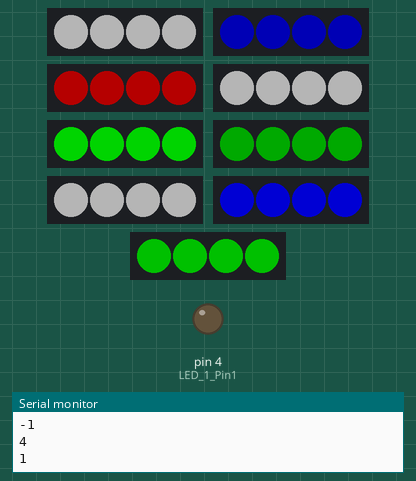
This sketch was run on a simulated Arduino Uno, built with avr-gcc and run on an emulated ATmega328P. On the bench: 9 × 4 RGB LEDs in strip order, left to right, output pins drawn as LEDs (lit = HIGH), the last lines printed to the serial monitor. Dim RGB values are drawn brighter than linear; colours are those a GRB WS2812 strip shows for the declared byte order; random numbers use the default seed unless the sketch sets one.

Above: at 0.1 s.
At 10.1 s:
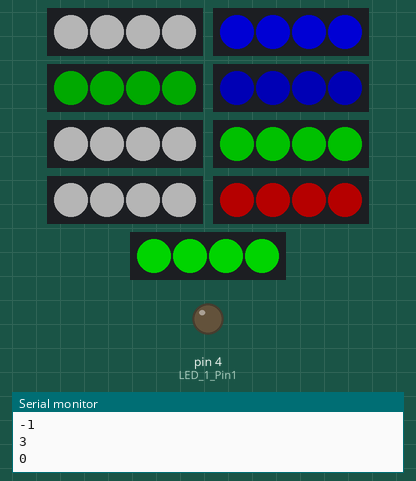
At 20.1 s:
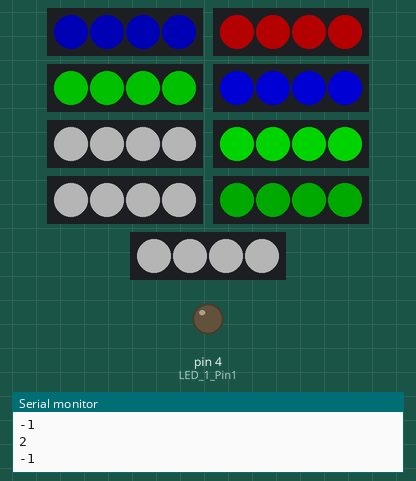
At 30.1 s:
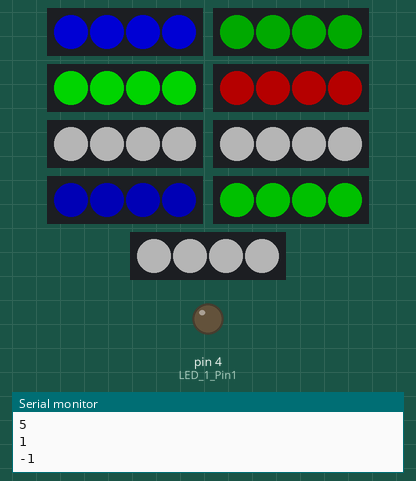
Timing chart, 0 to 31.6 s (numbered marks = the images above):
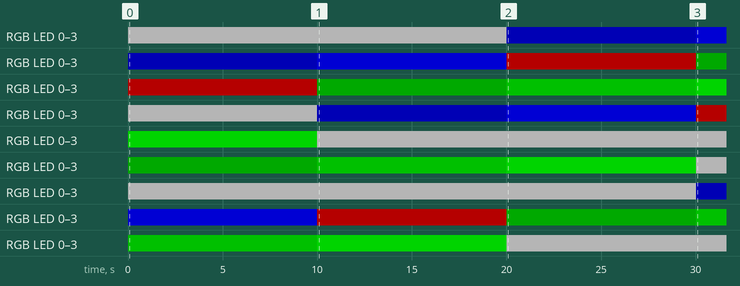

Measured:
- by itself, RGB LED 0–3: off → RGB(64, 64, 64) at 0.01 s, → RGB(0, 0, 64) 20.0 s later, → RGB(0, 0, 128) 10.0 s later
- by itself, RGB LED 0–3: off → RGB(0, 0, 64) at 0.01 s, → RGB(0, 0, 128) 10.0 s later, → RGB(64, 0, 0) 10.0 s later, → RGB(0, 44, 0) 10.0 s later
- by itself, RGB LED 0–3: off → RGB(64, 0, 0) at 0.01 s, → RGB(0, 44, 0) 10.0 s later, → RGB(0, 84, 0) 10.0 s later, → RGB(0, 128, 0) 10.0 s later
- by itself, RGB LED 0–3: off → RGB(64, 64, 64) at 0.01 s, → RGB(0, 0, 64) 10.0 s later, → RGB(0, 0, 128) 10.0 s later, → RGB(64, 0, 0) 10.0 s later
- by itself, RGB LED 0–3: off → RGB(0, 128, 0) at 0.01 s, → RGB(64, 64, 64) 10.0 s later
- by itself, RGB LED 0–3: off → RGB(0, 44, 0) at 0.01 s, → RGB(0, 84, 0) 10.0 s later, → RGB(0, 128, 0) 10.0 s later, → RGB(64, 64, 64) 10.0 s later
- by itself, RGB LED 0–3: off → RGB(64, 64, 64) at 0.01 s, → RGB(0, 0, 64) 30.0 s later
- by itself, RGB LED 0–3: off → RGB(0, 0, 128) at 0.01 s, → RGB(64, 0, 0) 10.0 s later, → RGB(0, 44, 0) 10.0 s later, → RGB(0, 84, 0) 10.0 s later

The sketch:

Light_Show_Game_Code_v2.ino
```cpp
//Score display output
// 100s digit
const int LED_1_Pin1 = 4;
const int LED_1_Pin2 = 5;
const int LED_1_Pin3 = 6;
const int LED_1_Pin4 = 7;
const int LED_1_Pin5 = 8;
const int LED_1_Pin6 = 9;
const int LED_1_Pin7 = 10;

// 10s digit
const int LED_2_Pin1 = 0;
const int LED_2_Pin2 = 0;
const int LED_2_Pin3 = 0;
const int LED_2_Pin4 = 0;
const int LED_2_Pin5 = 0;
const int LED_2_Pin6 = 0;
const int LED_2_Pin7 = 0;

// 1s digit
const int LED_3_Pin1 = 0;
const int LED_3_Pin2 = 0;
const int LED_3_Pin3 = 0;
const int LED_3_Pin4 = 0;
const int LED_3_Pin5 = 0;
const int LED_3_Pin6 = 0;
const int LED_3_Pin7 = 0;


int LED_1_Array[10][7] = {{LED_1_Pin2,LED_1_Pin3,LED_1_Pin4,LED_1_Pin5,LED_1_Pin6,LED_1_Pin7, 0}, {LED_1_Pin4,LED_1_Pin7, 0, 0, 0 ,0 ,0}, {LED_1_Pin3,LED_1_Pin4,LED_1_Pin1,LED_1_Pin5,LED_1_Pin6, 0, 0}, {LED_1_Pin3,LED_1_Pin4,LED_1_Pin1,LED_1_Pin7,LED_1_Pin6, 0, 0},
               {LED_1_Pin2,LED_1_Pin1,LED_1_Pin4,LED_1_Pin7, 0, 0, 0}, {LED_1_Pin3,LED_1_Pin2,LED_1_Pin1,LED_1_Pin7,LED_1_Pin6, 0, 0}, {LED_1_Pin1,LED_1_Pin2,LED_1_Pin3,LED_1_Pin5,LED_1_Pin6,LED_1_Pin7, 0}, {LED_1_Pin3,LED_1_Pin4,LED_1_Pin7, 0, 0, 0, 0},
               {LED_1_Pin1,LED_1_Pin2,LED_1_Pin3,LED_1_Pin4,LED_1_Pin5,LED_1_Pin6,LED_1_Pin7}, {LED_1_Pin1,LED_1_Pin2,LED_1_Pin3,LED_1_Pin4, LED_1_Pin6, LED_1_Pin7, 0}};

int LED_2_Array[10][7] = {{LED_2_Pin2,LED_2_Pin3,LED_2_Pin4,LED_2_Pin5,LED_2_Pin6,LED_2_Pin7, 0}, {LED_2_Pin4,LED_2_Pin7, 0, 0 ,0 ,0 ,0}, {LED_2_Pin3,LED_2_Pin4,LED_2_Pin1,LED_2_Pin5,LED_2_Pin6, 0, 0}, {LED_2_Pin3,LED_2_Pin4,LED_2_Pin1,LED_2_Pin7,LED_2_Pin6, 0, 0},
               {LED_2_Pin2,LED_2_Pin1,LED_2_Pin4,LED_2_Pin7, 0, 0, 0}, {LED_2_Pin3,LED_2_Pin2,LED_2_Pin1,LED_2_Pin7,LED_2_Pin6, 0, 0}, {LED_2_Pin1,LED_2_Pin2,LED_2_Pin3,LED_2_Pin5,LED_2_Pin6,LED_2_Pin7, 0}, {LED_2_Pin3,LED_2_Pin4,LED_2_Pin7, 0, 0, 0, 0},
               {LED_2_Pin1,LED_2_Pin2,LED_2_Pin3,LED_2_Pin4,LED_2_Pin5,LED_2_Pin6,LED_2_Pin7}, {LED_2_Pin1,LED_2_Pin2,LED_2_Pin3,LED_2_Pin4, LED_2_Pin6, LED_2_Pin7, 0}};

int LED_3_Array[10][7] = {{LED_3_Pin2,LED_3_Pin3,LED_3_Pin4,LED_3_Pin5,LED_3_Pin6,LED_3_Pin7, 0}, {LED_3_Pin4,LED_3_Pin7, 0, 0, 0, 0, 0}, {LED_3_Pin3,LED_3_Pin4,LED_3_Pin1,LED_3_Pin5,LED_3_Pin6, 0, 0}, {LED_3_Pin3,LED_3_Pin4,LED_3_Pin1,LED_3_Pin7,LED_3_Pin6, 0, 0},
               {LED_3_Pin2,LED_3_Pin1,LED_3_Pin4,LED_3_Pin7, 0, 0, 0}, {LED_3_Pin3,LED_3_Pin2,LED_3_Pin1,LED_3_Pin7,LED_3_Pin6, 0, 0}, {LED_3_Pin1,LED_3_Pin2,LED_3_Pin3,LED_3_Pin5,LED_3_Pin6,LED_3_Pin7, 0}, {LED_3_Pin3,LED_3_Pin4,LED_3_Pin7, 0, 0, 0, 0},
               {LED_3_Pin1,LED_3_Pin2,LED_3_Pin3,LED_3_Pin4,LED_3_Pin5,LED_3_Pin6,LED_3_Pin7}, {LED_3_Pin1,LED_3_Pin2,LED_3_Pin3,LED_3_Pin4, LED_3_Pin6, LED_3_Pin7, 0}};

//LED setup
#include "FastLED.h"

#define NUM_LEDS 4
#define NUM_STRIPS 9

CRGB leds[NUM_LEDS];
CLEDController *controllers[NUM_STRIPS];
uint8_t gBrightness = 128;
uint8_t offBrightness = 0;

const int pixel1 = 5;
const int pixel2 = 6;
const int pixel3 = 7;
const int pixel4 = 8;
const int pixel5 = 9;
const int pixel6 = 10;
const int pixel7 = 11;
const int pixel8 = 12;
const int pixel9 = 13;


//Capacitive setup

#include <CapacitiveSensor.h>

const unsigned char cap_base = 12;
const unsigned char cap_11 = 2;
const unsigned char cap_12 = 3;
const unsigned char cap_13 = 4;
const unsigned char cap_21 = 5;
const unsigned char cap_22 = 6;
const unsigned char cap_23 = 7;
const unsigned char cap_31 = 8;
const unsigned char cap_32 = 9;
const unsigned char cap_33 = 10;

int threshold = 100;             // Increase/decrease threshold as needed

boolean my_boolean_array[9] = {false,false,false,false,false,false,false,false,false};
long button_state[9];

CapacitiveSensor   cs_12_2 = CapacitiveSensor(cap_base, cap_11);
CapacitiveSensor   cs_12_3 = CapacitiveSensor(cap_base, cap_12);        // second 1st # is send pin, 2nd # is receive
CapacitiveSensor   cs_12_4 = CapacitiveSensor(cap_base, cap_13);
CapacitiveSensor   cs_12_5 = CapacitiveSensor(cap_base, cap_21);
CapacitiveSensor   cs_12_6 = CapacitiveSensor(cap_base, cap_22);
CapacitiveSensor   cs_12_7 = CapacitiveSensor(cap_base, cap_23);
CapacitiveSensor   cs_12_8 = CapacitiveSensor(cap_base, cap_31);
CapacitiveSensor   cs_12_9 = CapacitiveSensor(cap_base, cap_32);
CapacitiveSensor   cs_12_10 = CapacitiveSensor(cap_base, cap_33);


//Board setup

const int width = 3;
const int height = 3;
const int num_colors = 6;

const int score_add = 1;
const int score_subtract = 1;
int multiplier = 1;

int led_states[width][height];
int led_pins[width][height];
bool capacitive_values[width][height];
int rainbow[num_colors][2];//set of length 2 arrays defining which pixels are which color. Colors are: roygbp
const int color_red = 0;
const int color_orange = 1;
const int color_yellow = 2;
const int color_green = 3;
const int color_blue = 4;
const int color_purple = 5;
const int background = -1;
const int color_black = 6;
long int score = 0;

void setup() {
  // put your setup code here, to run once:
  Serial.begin(9600);
  //Capacitance calibration
  cs_12_2.set_CS_AutocaL_Millis(0xFFFFFFFF);  //Calibrate the sensor...
  cs_12_3.set_CS_AutocaL_Millis(0xFFFFFFFF);
  cs_12_4.set_CS_AutocaL_Millis(0xFFFFFFFF);
  cs_12_5.set_CS_AutocaL_Millis(0xFFFFFFFF);
  cs_12_6.set_CS_AutocaL_Millis(0xFFFFFFFF);
  cs_12_7.set_CS_AutocaL_Millis(0xFFFFFFFF);
  cs_12_8.set_CS_AutocaL_Millis(0xFFFFFFFF);
  cs_12_9.set_CS_AutocaL_Millis(0xFFFFFFFF);
  cs_12_10.set_CS_AutocaL_Millis(0xFFFFFFFF);

  //LED initialization
  FastLED.setMaxPowerInVoltsAndMilliamps(5,500);
  controllers[0] = &FastLED.addLeds<WS2812,pixel1>(leds, NUM_LEDS);
  controllers[1] = &FastLED.addLeds<WS2812,pixel2>(leds, NUM_LEDS);
  controllers[2] = &FastLED.addLeds<WS2812,pixel3>(leds, NUM_LEDS);
  controllers[3] = &FastLED.addLeds<WS2812,pixel4>(leds, NUM_LEDS);
  controllers[4] = &FastLED.addLeds<WS2812,pixel5>(leds, NUM_LEDS);
  controllers[5] = &FastLED.addLeds<WS2812,pixel6>(leds, NUM_LEDS);
  controllers[6] = &FastLED.addLeds<WS2812,pixel7>(leds, NUM_LEDS);
  controllers[7] = &FastLED.addLeds<WS2812,pixel8>(leds, NUM_LEDS);
  controllers[8] = &FastLED.addLeds<WS2812,pixel9>(leds, NUM_LEDS);

  //Score display initialization
  pinMode(LED_1_Pin1, OUTPUT);
  pinMode(LED_1_Pin2, OUTPUT);
  pinMode(LED_1_Pin3, OUTPUT);
  pinMode(LED_1_Pin4, OUTPUT);
  pinMode(LED_1_Pin5, OUTPUT);
  pinMode(LED_1_Pin6, OUTPUT);
  pinMode(LED_1_Pin7, OUTPUT);
  pinMode(LED_2_Pin1, OUTPUT);
  pinMode(LED_2_Pin2, OUTPUT);
  pinMode(LED_2_Pin3, OUTPUT);
  pinMode(LED_2_Pin4, OUTPUT);
  pinMode(LED_2_Pin5, OUTPUT);
  pinMode(LED_2_Pin6, OUTPUT);
  pinMode(LED_2_Pin7, OUTPUT);
  pinMode(LED_3_Pin1, OUTPUT);
  pinMode(LED_3_Pin2, OUTPUT);
  pinMode(LED_3_Pin3, OUTPUT);
  pinMode(LED_3_Pin4, OUTPUT);
  pinMode(LED_3_Pin5, OUTPUT);
  pinMode(LED_3_Pin6, OUTPUT);
  pinMode(LED_3_Pin7, OUTPUT);

  //General initialization
  initialize_rainbow();
  set_states();
}

void loop() {
  // put your main code here, to run repeatedly:

  for(int i = 0; i < 3; i++){
    for(int j = 0; j < 3; j++){
      Serial.println(led_states[i][j]);
    }
  }

  set_display();

  delay(10000);

  update_leds();
  set_states();
  set_display();

  /*touch_update();

  touch_check();

  show_score(score);*/

}

void update_leds(){//verified
  //shifts all leds one color forward
  //add new led to the end of array

  //define a value temp
  int temp[2];
  bool duplicate = true;
  while(duplicate){
    //assign a random value to "temp"
    temp[0] = random(0,width);
    temp[1] = random(0,height);

    //check if "temp" is already in "rainbow"
    duplicate = false;
    for(int i = 0; i<num_colors; i++){
      if(temp[0] == rainbow[i][0] && temp[1] == rainbow[i][1]){
        duplicate = true;
      }
    }
  }

  //shift all leds on color forward
  for(int i = 0; i<num_colors - 1; i++){
    rainbow[i][0] = rainbow[i+1][0];
    rainbow[i][1] = rainbow[i+1][1];
  }

  //add "temp" to end of rainbow
  rainbow[num_colors-1][0] = temp[0];
  rainbow[num_colors-1][1] = temp[1];
}


void led_display(int intensity, int color, int x_coord, int y_coord){//verified
  //light the LED at (x,y) with a defined intensity and color
  int i = x_coord + y_coord*width;
  switch (color){
    case(color_red):
      fill_solid(leds, NUM_LEDS, CRGB::Red);
      controllers[i]->showLeds(gBrightness);
      break;

    case(color_orange):
      fill_solid(leds, NUM_LEDS, CRGB::Red);
      controllers[i]->showLeds(84);
      break;

    case(color_yellow):
      fill_solid(leds, NUM_LEDS, CRGB::Red);
      controllers[i]->showLeds(44);
      break;

    case(color_green):
      fill_solid(leds, NUM_LEDS, CRGB::Green);
      controllers[i]->showLeds(gBrightness);
      break;

    case(color_blue):
      fill_solid(leds, NUM_LEDS, CRGB::Blue);
      controllers[i]->showLeds(gBrightness);
      break;

    case(color_purple):
      fill_solid(leds, NUM_LEDS, CRGB::Blue);
      controllers[i]->showLeds(64);
      break;

    case(background):
      fill_solid(leds, NUM_LEDS, CRGB::White);
      controllers[i]->showLeds(64);
      break;

    case(color_black):
      fill_solid(leds, NUM_LEDS, CRGB::Black);
      controllers[i]->showLeds(0);

  }
}

void initialize_rainbow(){//verified
  bool duplicate;//define variable to be used later

  //iterate through all six colors of the rainbow
  for(int i = 0; i < num_colors; i++){
    duplicate = true;

    //check if it duplicates previous values
    while(duplicate){
      rainbow[i][0] = random(0,width);
      rainbow[i][1] = random(0,height);
      duplicate = false;
      for(int j = 0; j < i; j++){
        if(rainbow[i][0] == rainbow[j][0] && rainbow[i][1] == rainbow[j][1]){
          duplicate = true;
        }
      }
    }//end "while(duplicate)"
  }//end cycing
}

void set_states(){//verified
  for(int i = 0; i < width; i++){//cycle through x-coords
    for(int j = 0; j < height; j++){//cycle through y-coords
      led_states[i][j] = background;//set background
      for(int color = 0; color < num_colors; color ++){//check for match with rainbow, match color
        if(i == rainbow[color][0] && j == rainbow[color][1]){
          led_states[i][j] = color;
        }
      }
    }//end "j" loop
  }//end "i" loop
}

void set_display(){//verified
  for(int i = 0; i < width; i++){
    for(int j = 0; j < height; j++){
      int intensity = gBrightness;//!!! is this the right value for intensity?
      led_display(intensity, led_states[i][j], i, j);
    }
  }
}

void touch_check(){//untested
  //returns true if touch is legal (i.e., one touch in the right place)
  //returns false otherwise
  int event = 0;//1 means error, 0 means no result, -1 means touch
  for(int i = 0; i < width; i++){
    for(int j = 0; j < height; j++){
      if(capacitive_values[i][j] == true){
        if(rainbow[0][0] == i && rainbow[0][0] == j && event != 1){
          event = -1;
        }
        else{
          event = 1;
        }
      }//end if statement
    }//end for j
  }//end for i

  if(event == -1){
    update_leds();
    score += score_add*multiplier;
  }

  if(event == 1){
    score += score_subtract;
  }

}//end touch check()

void touch_update(){//untested
  button_state[0] = cs_12_2.capacitiveSensor(30);
  button_state[1] = cs_12_3.capacitiveSensor(30);        //  1st # is send pin, 2nd # is receive
  button_state[2] = cs_12_4.capacitiveSensor(30);
  button_state[3] = cs_12_5.capacitiveSensor(30);
  button_state[4] = cs_12_6.capacitiveSensor(30);
  button_state[5] = cs_12_7.capacitiveSensor(30);
  button_state[6] = cs_12_8.capacitiveSensor(30);
  button_state[7] = cs_12_9.capacitiveSensor(30);
  button_state[8] = cs_12_10.capacitiveSensor(30);

  //update bollean array
  for (int i = 0; i < 9; i++) {
    if(button_state[i] > threshold /*&& millis() - time>debounce*/){
      my_boolean_array[i] = true;
    }
    else{
      my_boolean_array[i] = false;
    }
  }

  //update capacitive values
  for(int i = 0; i < width*height; i++){
    int x_loc = i%width;
    int y_loc = (i-x_loc)/width;
    capacitive_values[x_loc][y_loc] = my_boolean_array[i];
  }
}

void show_score(int Number) {//untested
  // put your main code here, to run repeatedly:
  int digit_1s = Number%10;                                // 'One's digit, taking the number mod 10
  int digit_10s=((Number-digit_1s)%100)/10;                // 'ten's digit, taking the number - 'One's digit, taking mod 100, then dividing by 10
  int digit_100s=(Number-digit_1s-digit_10s)/100;          // 'Hundreds's digit, taking the number - 'One's digit - 'Ten's digit, then dividing by 100
  int counter1 = 0;
  score_reset();
  while(counter1!=7){
  if(LED_1_Array[digit_1s][counter1]!=0){
    digitalWrite(LED_1_Array[digit_1s][counter1],HIGH);    // Loop for 'One's digit
  }
  if(LED_2_Array[digit_10s][counter1]!=0){
    digitalWrite(LED_2_Array[digit_10s][counter1],HIGH);   // Loop for 'Ten's digit
  }
  if(LED_3_Array[digit_100s][counter1]!=0){
    digitalWrite(LED_3_Array[digit_100s][counter1],HIGH);  // Loop for 'Hundreds's digit
  }
  counter1 ++;
  }
}

void score_reset(){//untested
  digitalWrite(LED_1_Pin1,LOW);
  digitalWrite(LED_1_Pin2,LOW);
  digitalWrite(LED_1_Pin3,LOW);
  digitalWrite(LED_1_Pin4,LOW);
  digitalWrite(LED_1_Pin5,LOW);
  digitalWrite(LED_1_Pin6,LOW);
  digitalWrite(LED_1_Pin7,LOW);
  digitalWrite(LED_2_Pin1,LOW);
  digitalWrite(LED_2_Pin2,LOW);
  digitalWrite(LED_2_Pin3,LOW);
  digitalWrite(LED_2_Pin4,LOW);
  digitalWrite(LED_2_Pin5,LOW);
  digitalWrite(LED_2_Pin6,LOW);
  digitalWrite(LED_2_Pin7,LOW);
  digitalWrite(LED_3_Pin1,LOW);
  digitalWrite(LED_3_Pin2,LOW);
  digitalWrite(LED_3_Pin3,LOW);
  digitalWrite(LED_3_Pin4,LOW);
  digitalWrite(LED_3_Pin5,LOW);
  digitalWrite(LED_3_Pin6,LOW);
  digitalWrite(LED_3_Pin7,LOW);
}
```
